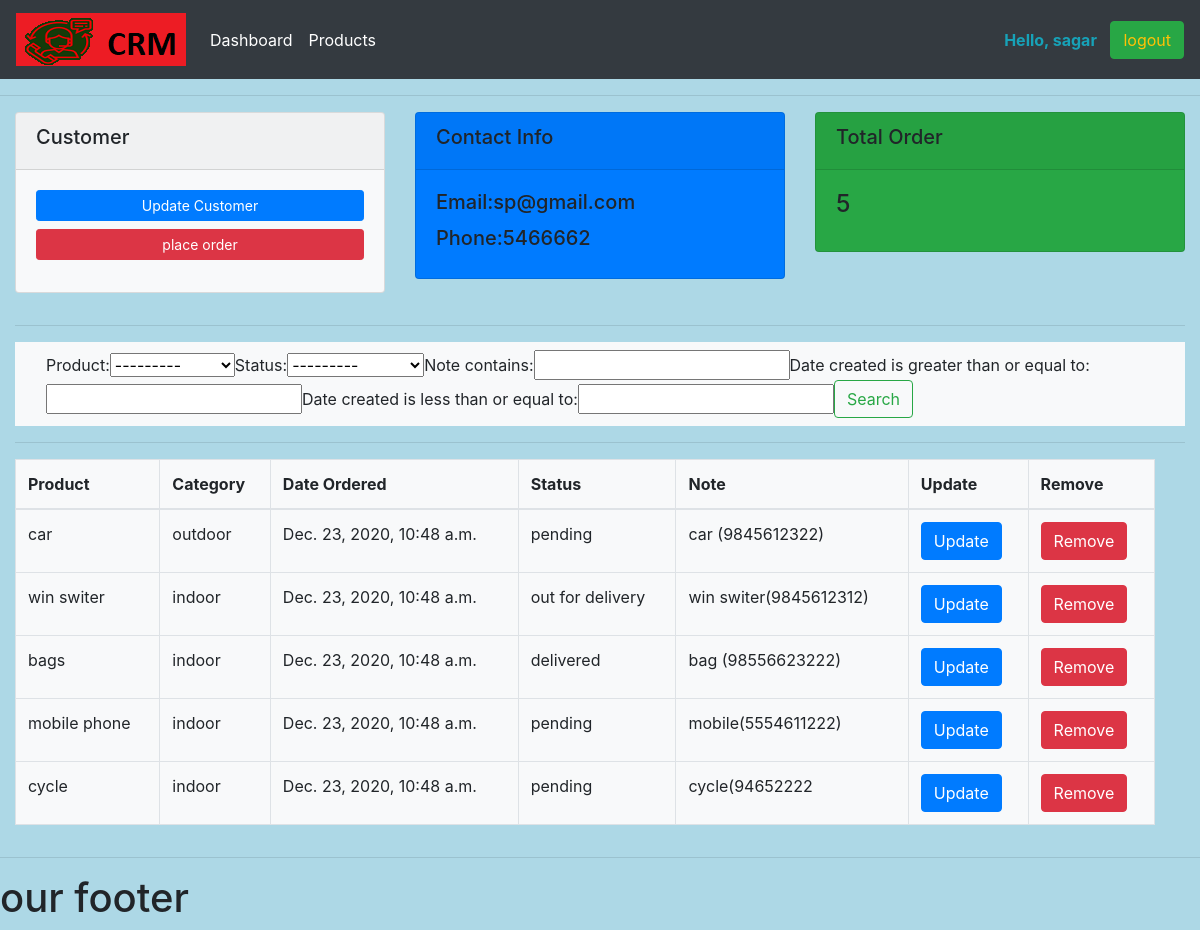
The page /customer/34/ (signed in) on the database its author committed.
### accounts/models.py (models this page shows, shortened)
class Customer(models.Model):
    name = models.CharField(max_length=200, null=True)
    phone = models.CharField(max_length=200, null=True)
    email = models.CharField(max_length=200, null=True)
    date_created = models.DateTimeField(auto_now_add=True)

class Order(models.Model):
    STATUS = (
        ('pending', 'pending'),
        ('out for delivery', 'out for delivery'),
        ('delivered', 'delivered'),
    )
    customer = models.ForeignKey(Customer, null=True, on_delete=models.SET_NULL)
    product = models.ForeignKey(Product, null=True, on_delete=models.SET_NULL)
    date_created = models.DateTimeField(auto_now_add=True)
    status = models.CharField(max_length=200, null=True, choices=STATUS)
    note = models.CharField(max_length=200, null=True)

class Product(models.Model):
    name = models.CharField(max_length=200, null=True)
    price = models.FloatField(null=True)
    CATEGORY = (
        ('indoor', 'indoor'),
        ('outdoor', 'outdoor'),
    )
    category = models.CharField(choices=CATEGORY, max_length=200, null=True)
    description = models.TextField(max_length=200, null=True, blank=True)
    date_created = models.DateTimeField(auto_now_add=True, null=True)
    tag = models.ManyToManyField(Tag)
    def __str__(self):
        return self.name

### accounts/views.py (the view)
# urls.py: path('customer/<str:pk>/', views.customer, name="customer"),
@login_required(login_url='login')
def customer(request, pk):
    customer = Customer.objects.get(id=pk)
    orders = customer.order_set.all()
    ordercount = orders.count()
    myFilter = OrderFilter(request.GET, queryset=orders)
    orders = myFilter.qs
    context = {
        'myFilter': myFilter,
        'customer': customer,
        'orders': orders,
        'ordercount': ordercount,
    }
    return render(request, 'accounts/customer.html', context)

### templates/accounts/customer.html
{% extends 'accounts/main.html' %}
{% block content %}
<div class="row">
    <div class="col-md-4">
        <div class="card bg-light mb-3">
            <div class="card-header">
                <h5> Customer</h5>
            </div>
            <div class="card-body">
                <h3 class="card-title">
                    <button type="button" class="btn btn-primary btn-sm btn-block">Update Customer</button>
                    <a href="{% url 'create_order' customer.pk %}" class="btn btn-danger btn-sm btn-block">place order</a>
                </h3>
            </div>
        </div>
    </div>
    <div class="col-md-4">
        <div class="card text-red bg-primary mb-3">
            <div class="card-header">
                <h5>Contact Info</h5>
            </div>
            <div class="card-body">
                <h5 class="card-title">Email:{{ customer.email }} </h5>
                <h5>Phone:{{ customer.phone}} </h5>
            </div>
        </div>
    </div>
    <div class="col-md-4">
        <div class="card text-red bg-success mb-3">
            <div class="card-header">
                <h5>Total Order</h5>
            </div>
            <div class="card-body">
                <h4 class="card-title"> {{ ordercount }}</h4>
            </div>
        </div>
    </div>
</div>
<hr>
<nav class="navbar navbar-expand-lg navbar-light bg-light">
    <div class="col-md-12" id="navbarSupportedContent">
        <form class="form-inline my-2 my-lg-0" method="get">
            {{myFilter.form}}
            <button class="btn btn-outline-success my-2 my-sm-0" type="submit">Search</button>
        </form>
    </div>
</nav>
<hr>
<div class="row col-sm-12">
    <table class="table table-bordered bg-light">
        <thead>
        <tr>
            <th scope="col">Product</th>
            <th scope="col">Category</th>
            <th scope="col">Date Ordered</th>
            <th scope="col">Status</th>
             <th scope="col">Note</th>
            <th scope="col">Update</th>
            <th scope="col">Remove</th>
        </tr>
        </thead>
        <tbody>
        {% for order in orders %}
        <tr>
            <td>{{order.product}}</td>
            <td>{{order.product.category}}</td>
            <td>{{order.date_created}}</td>
            <td>{{order.status}}</td>
            <td>{{order.note}}</td>
            <td><a href="{% url 'update_order' order.pk %}"><button type="button" class="btn btn-primary">Update</button></a></td>
            <td><a href="{% url 'delete_order' order.pk %}"><button type="button" class="btn btn-danger">Remove</button></a></td>
        </tr>
        {% endfor %}
        </tbody>
    </table>
</div>
{% endblock %}

### templates/accounts/navbar.html (shortened to what this page needs)
{% load static%}
<nav class="navbar navbar-expand-lg navbar-dark bg-dark">
    <img class="navbar-brand" src="{% static '/images/logo.png'%}" alt="logo.png"></a>
    <div class="collapse navbar-collapse" id="navbarSupportedContent">
        <ul class="navbar-nav mr-auto">
            <li class="nav-item active">
                <a class="nav-link" href="{% url 'home' %}">Dashboard </a>
            </li>
            <li class="nav-item active">
                <a class="nav-link" href="{% url 'product' %}">Products</a>
            </li>
        </ul>
      <strong class="text-info"> Hello, {{request.user}}</strong>&nbsp&nbsp&nbsp
            <a href="{% url 'logout' %}" class="btn btn-success text-warning">logout</a>
    </div>
</nav>

### static/css/main.css (style rules this page uses)
body { background-color: lightblue; }

### rows shown on the page
Customer: email "sp@gmail.com", phone "5466662"
Order: product "car", product.category "outdoor", date_created "Dec. 23, 2020, 10:48 a.m.", status "pending", note "car (9845612322)"
Order: product "win switer", product.category "indoor", date_created "Dec. 23, 2020, 10:48 a.m.", status "out for delivery", note "win switer(9845612312)"
Order: product "bags", product.category "indoor", date_created "Dec. 23, 2020, 10:48 a.m.", status "delivered", note "bag (98556623222)"
Order: product "mobile phone", product.category "indoor", date_created "Dec. 23, 2020, 10:48 a.m.", status "pending", note "mobile(5554611222)"
Order: product "cycle", product.category "indoor", date_created "Dec. 23, 2020, 10:48 a.m.", status "pending", note "cycle(94652222"

### other values the page prints
{{ request.user }} "sagar"
{{ ordercount }} "5"
